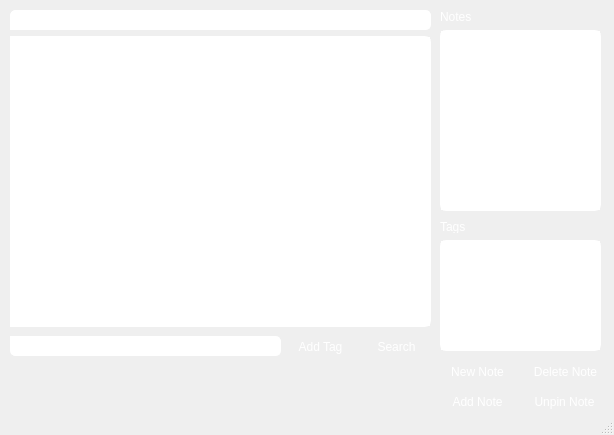
<?xml version="1.0" encoding="UTF-8"?>
<ui version="4.0">
 <class>MainWindow</class>
 <widget class="QMainWindow" name="MainWindow">
  <property name="geometry">
   <rect>
    <x>0</x>
    <y>0</y>
    <width>614</width>
    <height>435</height>
   </rect>
  </property>
  <property name="windowTitle">
   <string>Smart Notes</string>
  </property>
  <property name="styleSheet">
   <string notr="true">background-color : &quot;#212121&quot;;</string>
  </property>
  <widget class="QWidget" name="centralwidget">
   <widget class="QTextEdit" name="textEdit">
    <property name="geometry">
     <rect>
      <x>10</x>
      <y>36</y>
      <width>421</width>
      <height>291</height>
     </rect>
    </property>
    <property name="styleSheet">
     <string notr="true">background-color : &quot;#303030&quot;;
color : white;
border : 1px solid white;
border-bottom-right-radius: 6px;
border-top-right-radius: 6px;</string>
    </property>
   </widget>
   <widget class="QLineEdit" name="enterTag_le">
    <property name="geometry">
     <rect>
      <x>10</x>
      <y>336</y>
      <width>271</width>
      <height>20</height>
     </rect>
    </property>
    <property name="styleSheet">
     <string notr="true">background-color : &quot;#303030&quot;;
color : white;
border : 1px solid white;
border-bottom-right-radius : 5px;
border-top-right-radius : 5px;
border-bottom-left-radius : 5px;</string>
    </property>
    <property name="text">
     <string>Enter tag...</string>
    </property>
   </widget>
   <widget class="QPushButton" name="newNote_btn">
    <property name="geometry">
     <rect>
      <x>440</x>
      <y>360</y>
      <width>75</width>
      <height>23</height>
     </rect>
    </property>
    <property name="styleSheet">
     <string notr="true">background-color : &quot;#303030&quot;;
color : white;
border : 1px solid &quot;#e8e8e8&quot;;
border-bottom-right-radius : 5px;
border-top-left-radius : 5px;</string>
    </property>
    <property name="text">
     <string>New Note</string>
    </property>
   </widget>
   <widget class="QPushButton" name="deleteNote_btn">
    <property name="geometry">
     <rect>
      <x>528</x>
      <y>360</y>
      <width>75</width>
      <height>23</height>
     </rect>
    </property>
    <property name="styleSheet">
     <string notr="true">background-color : &quot;#303030&quot;;
color : white;
border : 1px solid &quot;#e8e8e8&quot;;
border-top-right-radius : 5px;
border-bottom-left-radius : 5px;</string>
    </property>
    <property name="text">
     <string>Delete Note</string>
    </property>
   </widget>
   <widget class="QPushButton" name="addTag_btn">
    <property name="geometry">
     <rect>
      <x>285</x>
      <y>335</y>
      <width>71</width>
      <height>23</height>
     </rect>
    </property>
    <property name="styleSheet">
     <string notr="true">background-color : &quot;#303030&quot;;
color : white;
border : 1px solid &quot;#e8e8e8&quot;;
border-bottom-right-radius : 5px;
border-top-left-radius : 5px;</string>
    </property>
    <property name="text">
     <string>Add Tag</string>
    </property>
   </widget>
   <widget class="QLabel" name="note_label">
    <property name="geometry">
     <rect>
      <x>440</x>
      <y>10</y>
      <width>81</width>
      <height>13</height>
     </rect>
    </property>
    <property name="styleSheet">
     <string notr="true">color : white</string>
    </property>
    <property name="text">
     <string>Notes</string>
    </property>
   </widget>
   <widget class="QListWidget" name="tags_list">
    <property name="geometry">
     <rect>
      <x>440</x>
      <y>240</y>
      <width>161</width>
      <height>111</height>
     </rect>
    </property>
    <property name="styleSheet">
     <string notr="true">background-color : &quot;#303030&quot;;
border : 1px solid white;
border-radius : 6px;</string>
    </property>
   </widget>
   <widget class="QListWidget" name="notes_list">
    <property name="geometry">
     <rect>
      <x>440</x>
      <y>30</y>
      <width>161</width>
      <height>181</height>
     </rect>
    </property>
    <property name="styleSheet">
     <string notr="true">background-color : &quot;#303030&quot;;
border : 1px solid white;
border-radius : 6px;</string>
    </property>
   </widget>
   <widget class="QLabel" name="tags_label">
    <property name="geometry">
     <rect>
      <x>440</x>
      <y>220</y>
      <width>47</width>
      <height>13</height>
     </rect>
    </property>
    <property name="styleSheet">
     <string notr="true">color : white;</string>
    </property>
    <property name="text">
     <string>Tags</string>
    </property>
   </widget>
   <widget class="QPushButton" name="search_btn">
    <property name="geometry">
     <rect>
      <x>359</x>
      <y>335</y>
      <width>75</width>
      <height>23</height>
     </rect>
    </property>
    <property name="styleSheet">
     <string notr="true">background-color : &quot;#303030&quot;;
color : white;
border : 1px solid &quot;#e8e8e8&quot;;
border-bottom-right-radius : 5px;
border-top-left-radius : 5px;</string>
    </property>
    <property name="text">
     <string>Search</string>
    </property>
   </widget>
   <widget class="QLineEdit" name="name_le">
    <property name="geometry">
     <rect>
      <x>10</x>
      <y>10</y>
      <width>421</width>
      <height>20</height>
     </rect>
    </property>
    <property name="styleSheet">
     <string notr="true">background-color : &quot;#303030&quot;;
color : white;
border : 1px solid white;
border-bottom-right-radius : 5px;
border-top-right-radius : 5px;
border-top-left-radius : 5px;
</string>
    </property>
    <property name="text">
     <string>Name...</string>
    </property>
   </widget>
   <widget class="QPushButton" name="unpinNote_btn">
    <property name="geometry">
     <rect>
      <x>527</x>
      <y>390</y>
      <width>75</width>
      <height>23</height>
     </rect>
    </property>
    <property name="styleSheet">
     <string notr="true">background-color : &quot;#303030&quot;;
color : white;
border : 1px solid &quot;#e8e8e8&quot;;
border-top-left-radius : 5px;
border-bottom-right-radius : 5px</string>
    </property>
    <property name="text">
     <string>Unpin Note</string>
    </property>
   </widget>
   <widget class="QPushButton" name="addNote_btn">
    <property name="geometry">
     <rect>
      <x>440</x>
      <y>390</y>
      <width>75</width>
      <height>23</height>
     </rect>
    </property>
    <property name="styleSheet">
     <string notr="true">background-color : &quot;#303030&quot;;
color : white;
border : 1px solid &quot;#e8e8e8&quot;;
border-top-right-radius : 5px;
border-bottom-left-radius : 5px;</string>
    </property>
    <property name="text">
     <string>Add Note</string>
    </property>
   </widget>
  </widget>
  <widget class="QStatusBar" name="statusbar"/>
 </widget>
 <resources/>
 <connections/>
</ui>
